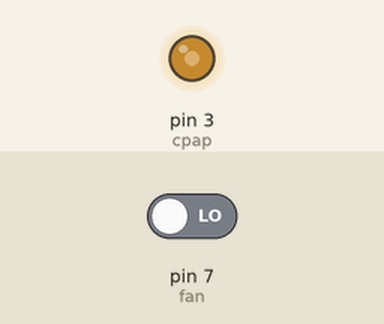
Bench run of a sketch on a simulated Arduino Uno, built with avr-gcc and run on an emulated ATmega328P. Shown: output pins drawn as LEDs (lit = HIGH). The inputs (shaded band) are chosen by the test bench; at power-on: pin 7 (fan) LOW.

Above: at 1.2 s.
1.3 s: pin 7 (fan) driven HIGH
At 2.4 s:
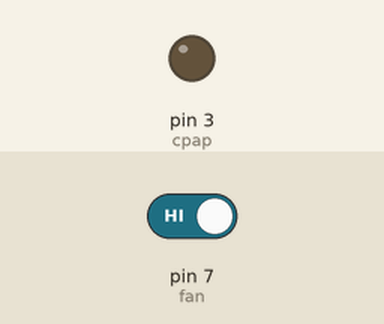
3.5 s: pin 7 (fan) driven LOW
At 4.6 s:
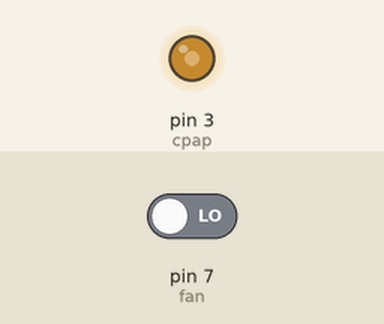
Timing chart, 0 to 6.5 s (numbered marks = the images above; inputs shaded):
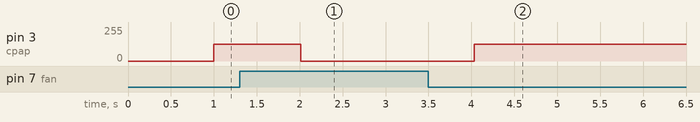

The sketch:

PWM_Val_Remap.ino
```cpp
/*
PWM Val Mapping
Budro Gerung
@McTavish
*/

//Variable for pwm Value Mapping

int minValPercent    = 10;    //desired mininum value of fan output(0-100%)
int maxValPercent    = 50;   //desired maximum value of fan output(0-100%)

//-------------------------------------

const int fan = 7;
const int cpap = 3;

double fanRaw;
int fanState;
double fanOut;
double fanPwm;


int maxFanIn  = 9900;  //max input value of

int minVal;
int maxVal;
void setup()
{
  pinMode(fan, INPUT);
  pinMode(cpap, OUTPUT);

  minVal = map(minValPercent, 0, 100, 0, 255);

  maxVal = map(maxValPercent, 0, 100, 0, 255);

  Serial.begin(9600);
}

void loop()
{
  fanRaw = pulseIn(fan, LOW);
  fanState = digitalRead(fan);

  if(fanRaw == 0 && fanState == 1)
  {
    fanOut = 0;
    analogWrite(cpap, fanOut);
  }

  else if(fanRaw == 0 && fanState == 0)
  {
    fanOut = maxVal;
    analogWrite(cpap, fanOut);
  }

  else
  {
    fanOut = map(fanRaw, 0, maxFanIn, minVal, maxVal);
    analogWrite(cpap, fanOut);
  }


  //Serial.print(fanRaw);
  //Serial.print("  --  ");
  //Serial.print(fanState);
  //Serial.print("  --  ");
  //Serial.println(fanOut);
  delay(10);

}
```

Measured:
- after the input at 1.3 s, pin 3 (cpap): 127/255 → 0/255 after 0.71 s
- after the input at 3.5 s, pin 3 (cpap): 0/255 → 127/255 after 0.53 s
